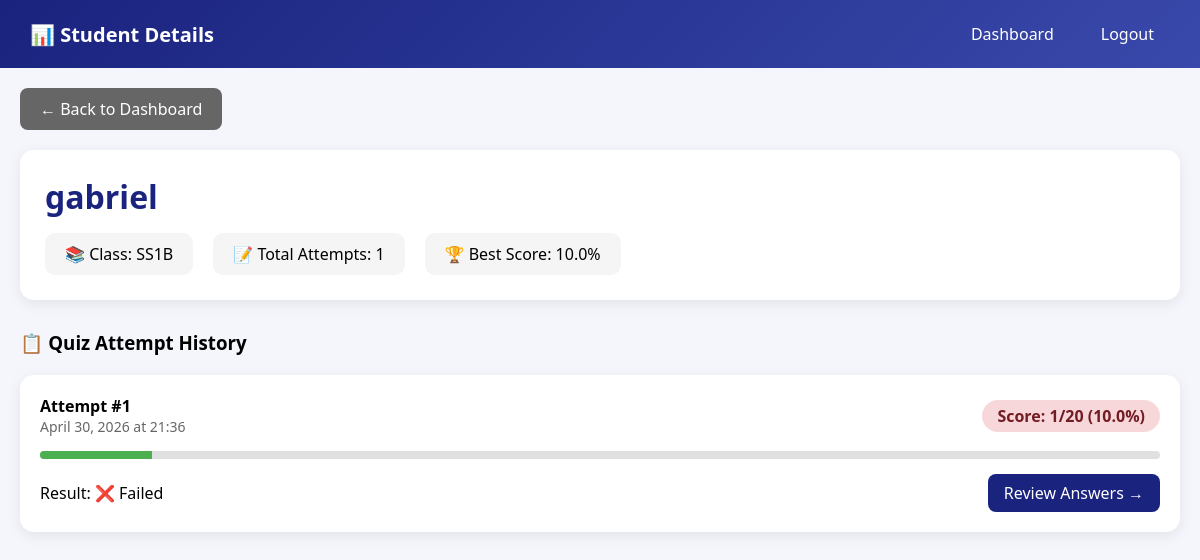
Page /admin/student/1 (signed in) on the committed database.
### models.py (models this page shows)
class Student(db.Model):
    __tablename__ = "students"
    id         = db.Column(db.Integer, primary_key=True)
    name       = db.Column(db.String(100), nullable=False)
    class_name = db.Column(db.String(50))     # e.g. "SS2A"
    created_at = db.Column(db.DateTime, default=datetime.utcnow)
    attempts   = db.relationship("Attempt", backref="student")

class Attempt(db.Model):
    __tablename__ = "attempts"
    id          = db.Column(db.Integer, primary_key=True)
    student_id  = db.Column(db.Integer, db.ForeignKey("students.id"))
    score       = db.Column(db.Integer, default=0)
    total       = db.Column(db.Integer)
    percentage  = db.Column(db.Float)
    passed      = db.Column(db.Boolean, default=False)
    started_at  = db.Column(db.DateTime, default=datetime.utcnow)
    finished_at = db.Column(db.DateTime)
    details     = db.relationship("AttemptDetail", backref="attempt")

### app.py (the view)
@app.route("/admin/student/<int:student_id>")
def admin_student_detail(student_id):
    if "admin_id" not in session:
        return redirect(url_for("admin_login"))
    student = Student.query.get_or_404(student_id)
    attempts = Attempt.query.filter_by(student_id=student_id).order_by(Attempt.finished_at.desc()).all()
    return render_template(
        "admin_student_detail.html",
        student=student,
        attempts=attempts
    )

### templates/admin_student_detail.html (shortened to what this page needs)
<!DOCTYPE html>
<html lang="en">
<head>
</head>
<body>
    <div class="navbar">
        <h2>📊 Student Details</h2>
        <div class="nav-links">
            <a href="{{ url_for('admin_dashboard') }}">Dashboard</a>
            <a href="{{ url_for('admin_logout') }}">Logout</a>
        </div>
    </div>
    <div class="container">
        <a href="{{ url_for('admin_dashboard') }}" class="back-btn">← Back to Dashboard</a>
        <div class="student-header">
            <h1>{{ student.name }}</h1>
            <div class="student-info">
                <div class="info-card">📚 Class: {{ student.class_name or 'Not specified' }}</div>
                <div class="info-card">📝 Total Attempts: {{ attempts|length }}</div>
                <div class="info-card">🏆 Best Score:
                    {% if attempts %}
                        {{ "%.1f"|format(attempts|map(attribute='percentage')|max) }}%
                    {% else %}
                        No attempts yet
                    {% endif %}
                </div>
            </div>
        </div>
        <h3 style="margin-bottom: 20px;">📋 Quiz Attempt History</h3>
        {% for attempt in attempts %}
        <div class="attempt-card">
            <div class="attempt-header">
                <div>
                    <strong>Attempt #{{ loop.revindex }}</strong>
                    <div class="attempt-date">{{ attempt.finished_at.strftime('%B %d, %Y at %H:%M') }}</div>
                </div>
                <div class="score-badge {{ 'score-pass' if attempt.passed else 'score-fail' }}">
                    Score: {{ attempt.score }}/20 ({{ attempt.percentage }}%)
                </div>
            </div>
            <div class="progress-bar" style="width: 100%; margin: 10px 0;">
                <div class="progress-fill" style="width: {{ attempt.percentage }}%"></div>
            </div>
            <div style="display: flex; justify-content: space-between; align-items: center; margin-top: 15px;">
                <span>Result: {{ '✅ Passed' if attempt.passed else '❌ Failed' }}</span>
                <a href="{{ url_for('admin_attempt_detail', attempt_id=attempt.id) }}" class="view-btn">Review Answers →</a>
            </div>
        </div>
        {% else %}
        <div class="attempt-card" style="text-align: center; color: #666;">
            No quiz attempts yet.
        </div>
        {% endfor %}
    </div>
</body>
</html>

### templates/admin_student_detail.html (style rules this page uses)
* { margin: 0; padding: 0; box-sizing: border-box; }
body { font-family: 'Segoe UI', Tahoma, Geneva, Verdana, sans-serif; background: #f4f6fc; }
.navbar { background: linear-gradient(135deg, #1a237e 0%, #3949ab 100%); padding: 15px 30px; display: flex; justify-content: space-between; align-items: center; flex-wrap: wrap; gap: 15px; }
.navbar h2 { color: white; font-size: 20px; }
.nav-links { display: flex; gap: 15px; }
.nav-links a { color: white; text-decoration: none; padding: 8px 16px; border-radius: 8px; }
.container { max-width: 1200px; margin: 0 auto; padding: 20px; }
.student-header { background: white; border-radius: 14px; padding: 25px; margin-bottom: 30px; box-shadow: 0 4px 14px rgba(0,0,0,0.08); }
.student-header h1 { color: #1a237e; margin-bottom: 10px; }
.student-info { display: flex; gap: 20px; margin-top: 15px; flex-wrap: wrap; }
.info-card { background: #f5f5f5; padding: 10px 20px; border-radius: 10px; }
.attempt-card { background: white; border-radius: 14px; padding: 20px; margin-bottom: 20px; box-shadow: 0 4px 14px rgba(0,0,0,0.08); transition: transform 0.2s; }
.attempt-header { display: flex; justify-content: space-between; align-items: center; margin-bottom: 15px; flex-wrap: wrap; gap: 10px; }
.attempt-date { color: #666; font-size: 14px; }
.score-badge { padding: 5px 15px; border-radius: 20px; font-weight: bold; }
.score-fail { background: #f8d7da; color: #721c24; }
.view-btn { background: #1a237e; color: white; padding: 8px 16px; border: none; border-radius: 8px; cursor: pointer; text-decoration: none; display: inline-block; }
.back-btn { background: #666; color: white; padding: 10px 20px; border: none; border-radius: 8px; cursor: pointer; text-decoration: none; display: inline-block; margin-bottom: 20px; }
.progress-bar { width: 200px; height: 8px; background: #e0e0e0; border-radius: 4px; overflow: hidden; }
.progress-fill { height: 100%; background: #4CAF50; transition: width 0.3s; }

### rows in the picture
Student: name "gabriel", class_name "SS1B"
Attempt: finished_at "April 30, 2026 at 21:36", score "1", percentage "10.0", passed "❌ Failed"

### other values in the picture
{{ attempts|length }} "1"
{{ "%.1f"|format(attempts|map(attribute='percentage')|max) }} "10.0"
